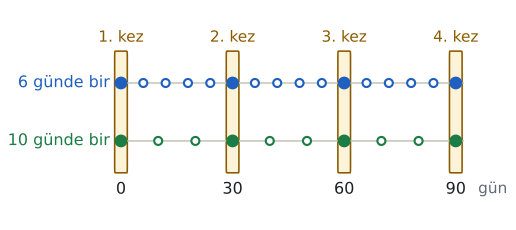

The script that drew this image:
import sys; sys.path.insert(0, "tools")
from cizim import *

# 6 günde bir ve 10 günde bir tekrar eden iki olay; ortak günler EKOK(6, 10) = 30'un katları.
fig, ax = sekil(6.4, 2.9)
ax.axis("off")
satirlar = [(1.0, 6, "6 günde bir", MAVI), (0.0, 10, "10 günde bir", YESIL)]
for y, p, ad, renk in satirlar:
    ax.plot([0, 92], [y, y], color=CIZGI, lw=1.2)
    ax.text(-3, y, ad, ha="right", va="center", fontsize=12, color=renk)
    for g in range(0, 91, p):
        ortak = g % 30 == 0
        ax.plot(g, y, "o", ms=8 if ortak else 6, mfc=renk if ortak else "white", mec=renk, mew=1.6, zorder=5)
for k, g in enumerate(range(0, 91, 30)):
    ax.add_patch(patches.FancyBboxPatch((g - 1.6, -0.45), 3.2, 1.9, boxstyle="round,pad=0.1",
                                        fc=SARI_ACIK, ec=SARI, lw=1.2, zorder=1))
    ax.text(g, -0.7, str(g), ha="center", va="top", fontsize=12, color=YAZI)
    ax.text(g, 1.65, f"{k + 1}. kez", ha="center", va="bottom", fontsize=11.5, color=SARI)
ax.text(96, -0.7, "gün", ha="left", va="top", fontsize=11.5, color=SOLUK)
ax.set_xlim(-24, 104); ax.set_ylim(-1.4, 2.3)
kaydet(fig, __file__)
